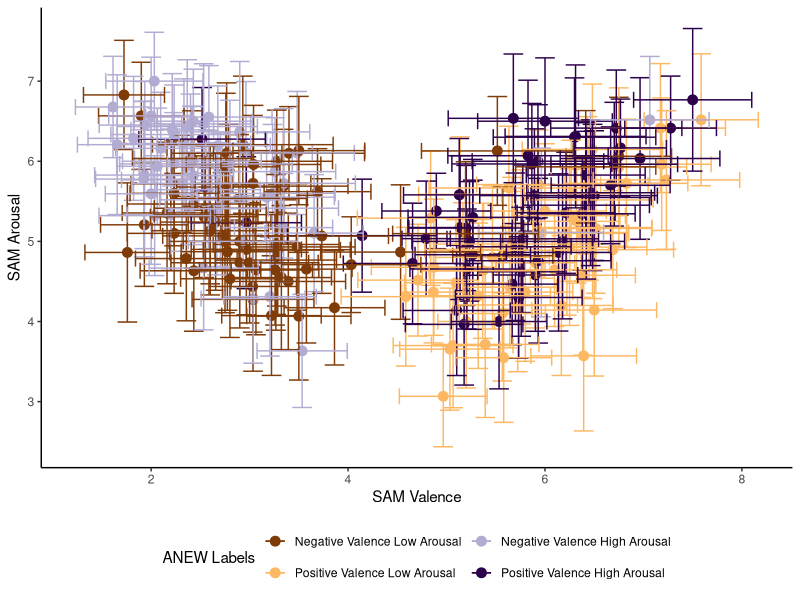
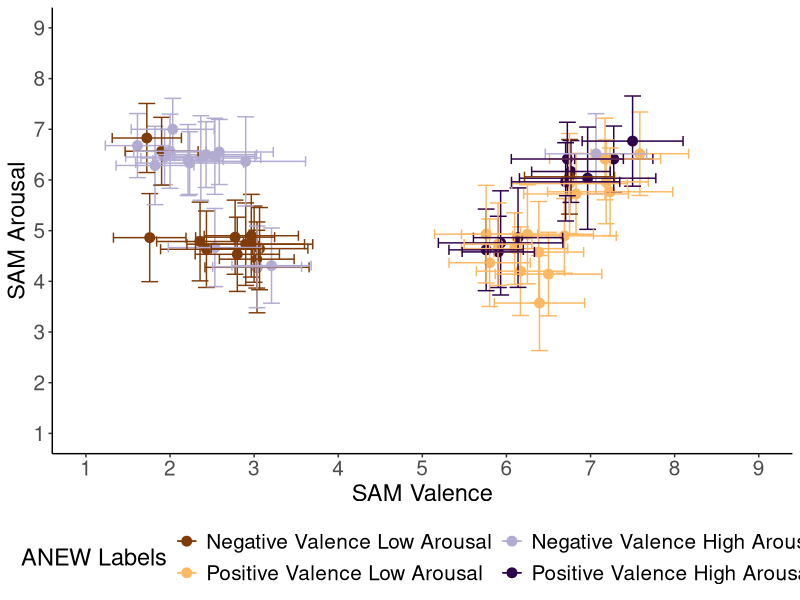
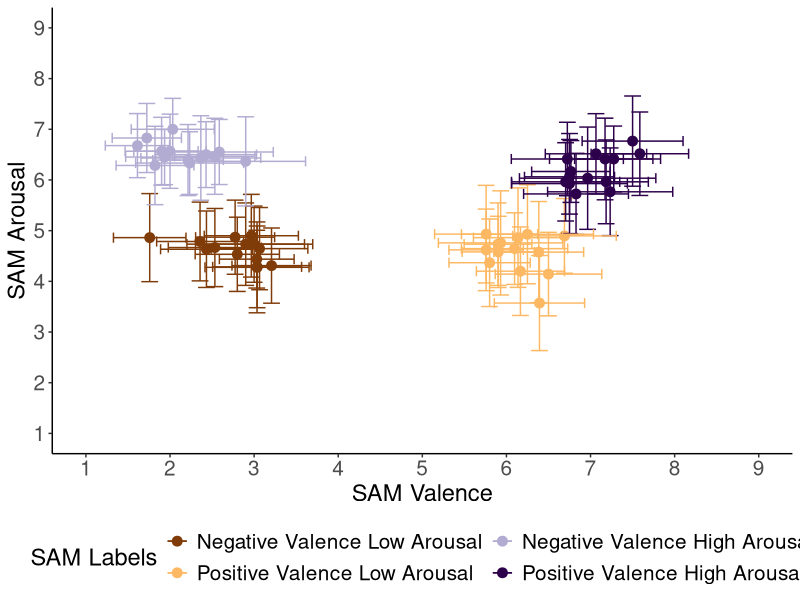
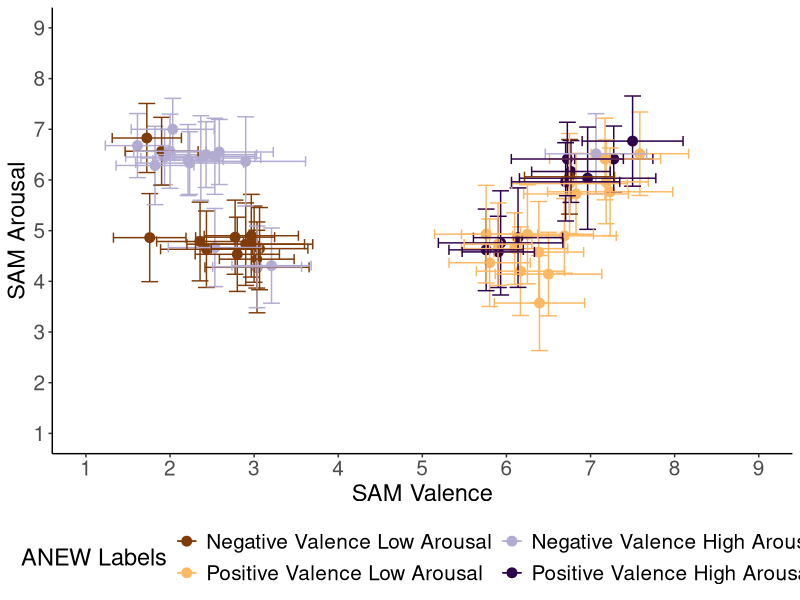
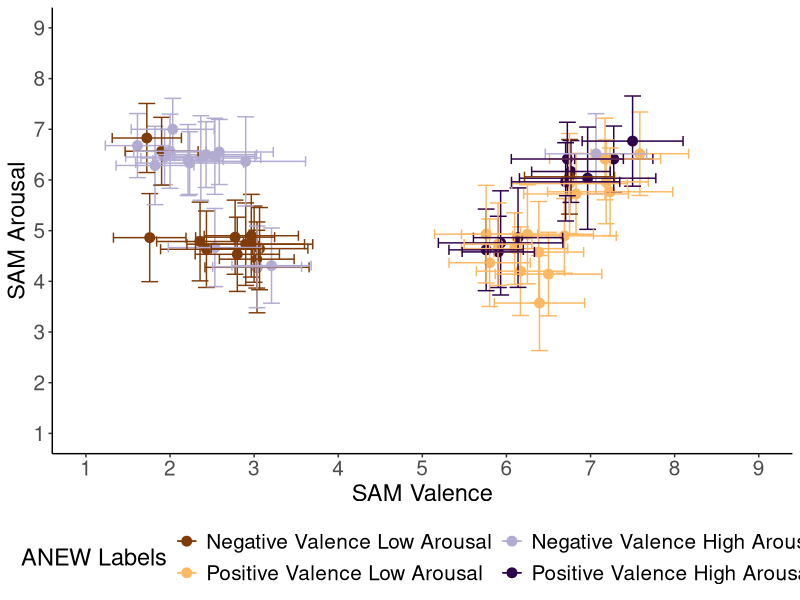
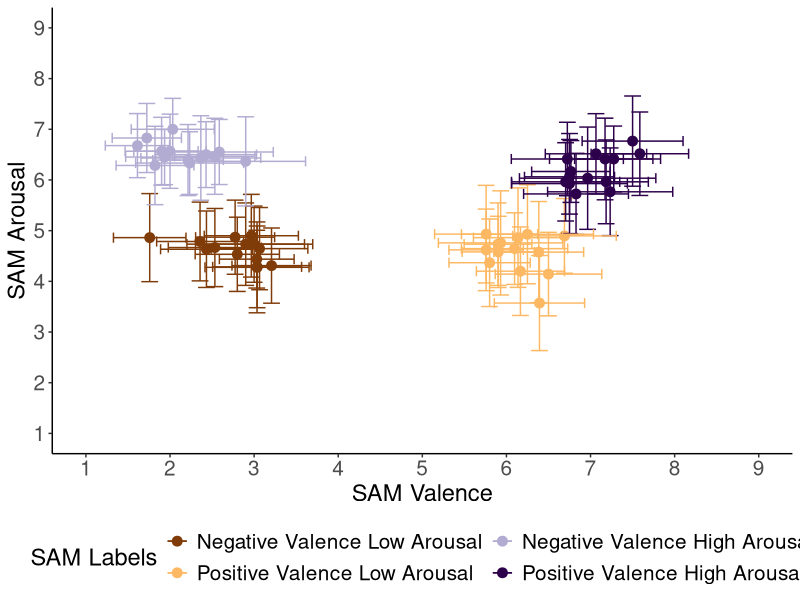
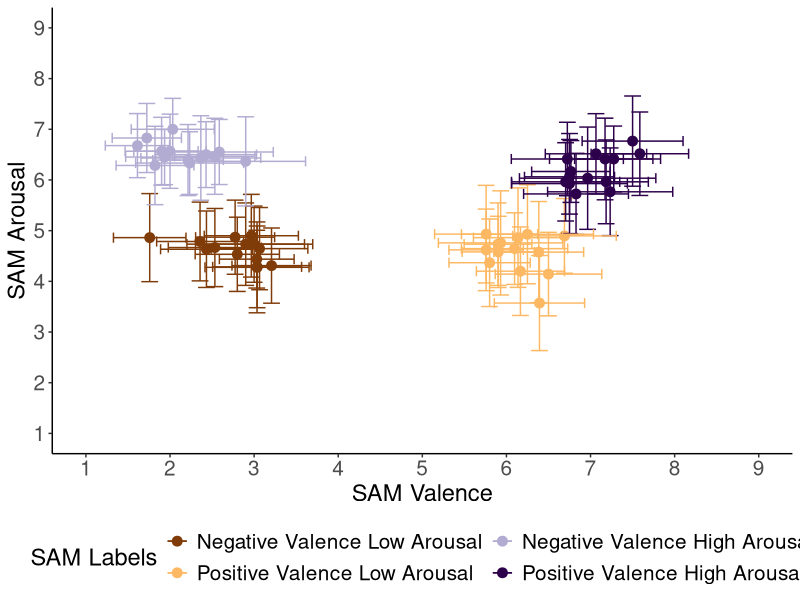
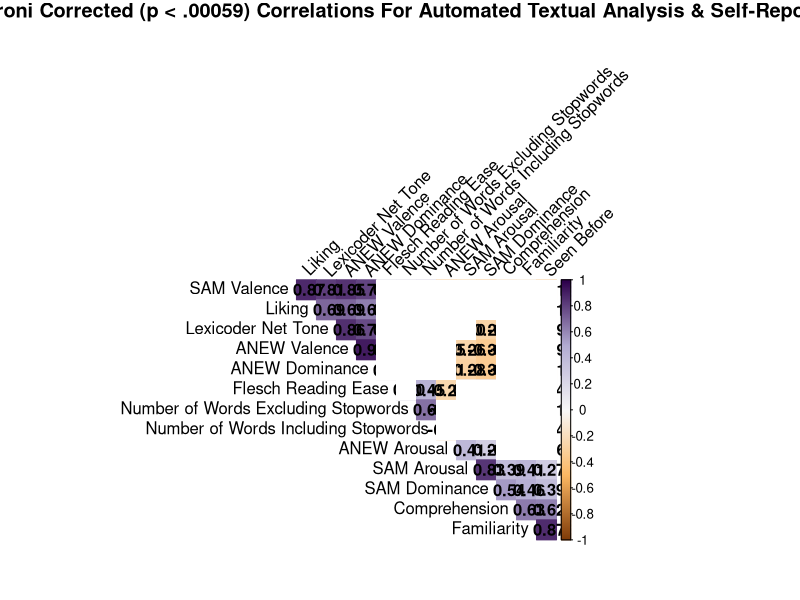

R code for these plots, in order:

# This package lets you read in the .dta file
library(haven)

# This package lets you read in the excel file
library(readxl)

# Read In Data
#df <- read_dta('News Bias Long w anew.dta')

df <- read_excel("prolific_merged_data.xlsx")

# Create anew_valence_label variable
df$anew_valence_label <- ifelse(df$anew_valence <= 5, "negative_valence", "positive_valence")

# Create anew_arousal_label variable
df$anew_arousal_label <- ifelse(df$anew_arousal <= 5, "low_arousal", "high_arousal")

# Load packages for summarizing data
library(dplyr)
library(tidyr)

# Make a dataframe that only encodes the headline number 
unique_doc_id <- df %>% distinct(doc_id)

# Group by doc_id, create a new dataframe with the average V and A scores, and confidence intervals
# Add the ANEW dictinary labels for arousal and valence
means_df <- df %>%
  group_by(doc_id) %>%
  summarize(
    mean_valence = V_Mean,
    mean_arousal = A_Mean,
    ci_valence = 1.96 * V_SD / sqrt(Obs),
    ci_arousal = 1.96 * A_SD / sqrt(Obs)
  ) %>%
  right_join(unique_doc_id, by = "doc_id") %>%
  left_join(df %>% distinct(doc_id, anew_valence_label, anew_arousal_label, headline), by = "doc_id")

# Concatenate "anew_valence_label" and "anew_arousal_label"
anew_scores <- paste(means_df$anew_valence_label, means_df$anew_arousal_label, sep = "-")

# Add the new column to the dataframe
means_df <- cbind(means_df, anew_scores)

# Load package for plotting
library(ggplot2)
library(viridis)

# Make a circumplex plot
# internal keys (from interaction) -> colors
key_vals <- c(
  "low_arousal, negative_valence"  = "#7f3b08",
  "low_arousal, positive_valence"  = "#fdb863",
  "high_arousal, negative_valence" = "#b2abd2",
  "high_arousal, positive_valence" = "#2d004b"
)

# pretty legend labels
label_map <- c(
  "low_arousal, negative_valence"  = "Negative Valence Low Arousal",
  "low_arousal, positive_valence"  = "Positive Valence Low Arousal",
  "high_arousal, negative_valence" = "Negative Valence High Arousal",
  "high_arousal, positive_valence" = "Positive Valence High Arousal"
)

# plot
ggplot(
  means_df,
  aes(
    x = mean_valence,
    y = mean_arousal,
    color = interaction(anew_arousal_label, anew_valence_label, sep = ", ")
  )
) +
  geom_point(size = 3) +
  geom_errorbar(aes(ymin = mean_arousal - ci_arousal, ymax = mean_arousal + ci_arousal), width = 0.2) +
  geom_errorbarh(aes(xmin = mean_valence - ci_valence, xmax = mean_valence + ci_valence), height = 0.2) +
  labs(x = "SAM Valence", y = "SAM Arousal", color = "ANEW Labels") +
  theme_classic() +
  scale_color_manual(
    values = key_vals,
    breaks = names(label_map),   # ensure legend order
    labels = label_map,
    drop = FALSE                 # keep all four in legend even if absent
  ) +
  theme(legend.position = "bottom", legend.box = "horizontal") +
  guides(color = guide_legend(nrow = 2))


# Lets select the top/bottom 20 headlines on arousal/valence

library(dplyr)

# Select Headlines For each Cell

# Filter negative valence low arousal (NLA) where both mean_valence < 5 and mean_arousal < 5
nla_total <- means_df %>%
  filter(mean_valence < 5, mean_arousal < 5)

# Filter negative valence high arousal (NHA) where mean_valence < 5 and mean_arousal > 5
nha_total <- means_df %>%
  filter(mean_valence < 5, mean_arousal > 5)

# Filter positive valence low arousal (PLA) where mean_valence > 5 and mean_arousal < 5
pla_total <- means_df %>%
  filter(mean_valence > 5, mean_arousal < 5)

# Filter positive valence high arousal (PHA) where mean_valence > 5 and mean_arousal > 5
pha_total <- means_df %>%
  filter(mean_valence > 5, mean_arousal > 5)

# Select top 14 headlines for each cell
nla <- nla_total %>%
  arrange(mean_valence, mean_arousal)
nla <- head(nla,14)

nha <- nha_total %>%
  arrange(mean_arousal, mean_valence)
nha <- tail(nha,14)

pla <- pla_total %>%
  arrange(desc(mean_valence), mean_arousal)
pla <- head(pla,14)

pha <- pha_total %>%
  arrange(desc(mean_valence), desc(mean_arousal))
pha <- head(pha,14)

#combine subset data
cells_combo <- bind_rows(nla, nha, pla, pha) 

# Add SAM labels
# N = Negative Valence, P = Positive Valence
# LA = Low Arousal, HA = High Arousal
cells_combo$sam_valence_label <- ifelse(cells_combo$mean_valence <= 5, "Negative Valence", "Positive Valence")
cells_combo$sam_valence_label_short <- ifelse(cells_combo$mean_valence <= 5, "N", "P")
cells_combo$sam_arousal_label <- ifelse(cells_combo$mean_arousal <= 5, "Low Arousal", "High Arousal")
cells_combo$sam_arousal_label_short <- ifelse(cells_combo$mean_arousal <= 5, "LA", "HA")

# Concatenate "anew_valence_label" and "anew_arousal_label"
cells_combo$sam_scores <- paste(cells_combo$sam_valence_label, cells_combo$sam_arousal_label, sep = " ")
cells_combo$sam_scores_short <- paste(cells_combo$sam_valence_label_short, cells_combo$sam_arousal_label_short, sep = "")

## Write out cells_combo
write.csv(cells_combo,"testing_headlines.csv", row.names = TRUE)

# Now lets make a circumplex plot for cells_combo
# This plot labels each data point using the ANEW values
anew_circumplex_plot <- ggplot(
  cells_combo,
  aes(
    x = mean_valence,
    y = mean_arousal,
    color = interaction(anew_arousal_label, anew_valence_label, sep = ", ")
  )
) +
  geom_point(size = 3) +
  geom_errorbar(aes(ymin = mean_arousal - ci_arousal, ymax = mean_arousal + ci_arousal), width = 0.2) +
  geom_errorbarh(aes(xmin = mean_valence - ci_valence, xmax = mean_valence + ci_valence), height = 0.2) +
  labs(x = "SAM Valence", y = "SAM Arousal", color = "ANEW Labels") +
  theme_classic() +
  scale_color_manual(
    values = key_vals,
    breaks = names(label_map),  # keep legend order consistent
    labels = label_map,
    drop = FALSE                # show all four in legend even if absent
  ) +
  scale_x_continuous(limits = c(1, 9), breaks = 1:9) +
  scale_y_continuous(limits = c(1, 9), breaks = 1:9) +
  theme(
    legend.position = "bottom",
    legend.box = "horizontal",
    legend.text = element_text(size = 15),   # legend entries
    legend.title = element_text(size = 17),  # legend title
    axis.title = element_text(size = 17),    # axis labels
    axis.text = element_text(size = 15)      # axis tick labels
  ) +
  guides(color = guide_legend(nrow = 2))

plot(anew_circumplex_plot)

# Save as PNG
ggsave(
  filename = "anew_sam_circumplex.png",
  plot = anew_circumplex_plot,
  width = 8.5,
  height = 8.5,
  units = "in",
  dpi = 300
)

# Save as EPS
ggsave(
  filename = "anew_sam_circumplex.eps",
  plot = anew_circumplex_plot,
  width = 8.5,
  height = 8.5,
  units = "in",
  dpi = 300,
  device = cairo_ps   # ensures high-quality EPS export
)


# Now lets make a circumplex plot for cells_combo
# This plot labels each data point using the SAM values
sam_key_vals <- c(
  "Negative Valence Low Arousal"  = "#7f3b08",
  "Positive Valence Low Arousal"  = "#fdb863",
  "Negative Valence High Arousal" = "#b2abd2",
  "Positive Valence High Arousal" = "#2d004b"
)

sam_circumplex_plot <- ggplot(cells_combo, aes(x = mean_valence, y = mean_arousal, color = sam_scores)) +
  geom_point(size = 3) +
  geom_errorbar(aes(ymin = mean_arousal - ci_arousal, ymax = mean_arousal + ci_arousal), width = 0.2) +
  geom_errorbarh(aes(xmin = mean_valence - ci_valence, xmax = mean_valence + ci_valence), height = 0.2) +
  labs(x = "SAM Valence", y = "SAM Arousal", color = "SAM Labels") +
  theme_classic() +
  scale_color_manual(
    values = sam_key_vals,
    breaks = names(sam_key_vals),
    drop = FALSE
  ) +
  scale_x_continuous(limits = c(1, 9), breaks = 1:9) +
  scale_y_continuous(limits = c(1, 9), breaks = 1:9) +
  theme(
    legend.position = "bottom",
    legend.box = "horizontal",
    legend.text = element_text(size = 15),   # legend entries
    legend.title = element_text(size = 17),  # legend title
    axis.title = element_text(size = 17),    # axis labels
    axis.text = element_text(size = 15)      # axis tick labels
  ) +
  guides(color = guide_legend(nrow = 2))

plot(sam_circumplex_plot)

# Save as PNG
ggsave(
  filename = "sam_sam_circumplex.png",
  plot = sam_circumplex_plot,
  width = 8.5,
  height = 8.5,
  units = "in",
  dpi = 300
)

# Save as EPS
ggsave(
  filename = "sam_sam_circumplex.eps",
  plot = sam_circumplex_plot,
  width = 8.5,
  height = 8.5,
  units = "in",
  dpi = 300,
  device = cairo_ps   # ensures high-quality EPS export
)


# Look at correlation between ANEW and self-reports
corrmatrix <- df[,c(3,7,11,15,19,23,27,37,38,40,41,42,43,44)]

## Make correlation matrix
M<-cor(corrmatrix)
head(round(M,2))


## Write a function that will make a matrix of p-values
### mat : is a matrix of data
### ... : further arguments to pass to the native R cor.test function
cor.mtest <- function(mat, ...) {
  mat <- as.matrix(mat)
  n <- ncol(mat)
  p.mat<- matrix(NA, n, n)
  diag(p.mat) <- 0
  for (i in 1:(n - 1)) {
    for (j in (i + 1):n) {
      tmp <- cor.test(mat[, i], mat[, j], ...)
      p.mat[i, j] <- p.mat[j, i] <- tmp$p.value
    }
  }
  colnames(p.mat) <- rownames(p.mat) <- colnames(mat)
  p.mat
}

## Get matrix of correlation p-values
p.mat <- cor.mtest(corrmatrix)
head(p.mat[, 1:7])

library(corrplot)

# Mapping from original variable names to human-readable names
var_labels <- c(
  "V_Mean"                = "SAM Valence",
  "L_Mean"                = "Liking",
  "net_lexi_tone"         = "Lexicoder Net Tone",
  "anew_valence"          = "ANEW Valence",
  "anew_dominance"        = "ANEW Dominance",
  "flesch_score"          = "Flesch Reading Ease",
  "num_words_ex_stopwords"= "Number of Words Excluding Stopwords",
  "num_words_inc_stopwords"= "Number of Words Including Stopwords",
  "anew_arousal"          = "ANEW Arousal",
  "A_Mean"                = "SAM Arousal",
  "D_Mean"                = "SAM Dominance",
  "C_Mean"                = "Comprehension",
  "F_Mean"                = "Familiarity",
  "S_Mean"                = "Seen Before"
)

# Apply new labels to correlation matrix and p-value matrix
rownames(M) <- var_labels[rownames(M)]
colnames(M) <- var_labels[colnames(M)]
rownames(p.mat) <- var_labels[rownames(p.mat)]
colnames(p.mat) <- var_labels[colnames(p.mat)]

## Plot a big matrix
## Only results significant at p < .00059 are displayed (Bonferroni correction)
col <- colorRampPalette(c("#7f3b08", "#fdb863", "#f7f7f7", "#b2abd2", "#2d004b"))
title <- "Bonferroni Corrected (p < .00059) Correlations For Automated Textual Analysis & Self-Report Data"

# Save as PNG
png("cormatrix.png", width = 12, height = 12, units = "in", res = 300)
corrplot(M, method="color", col=col(200),  
         type="upper", order="hclust", 
         title=title,
         addCoef.col = "black",
         tl.col="black", tl.srt=45,
         p.mat = p.mat, sig.level = 0.00059, insig = "blank", 
         diag=FALSE,
         mar=c(0,0,1,0))
dev.off()

# Save as EPS
setEPS()
postscript("cormatrix.eps", width = 12, height = 12, horizontal = FALSE,
           onefile = FALSE, paper = "special")
corrplot(M, method="color", col=col(200),  
         type="upper", order="hclust", 
         title=title,
         addCoef.col = "black",
         tl.col="black", tl.srt=45,
         p.mat = p.mat, sig.level = 0.00059, insig = "blank", 
         diag=FALSE,
         mar=c(0,0,1,0))
dev.off()






# Do some diagnostics on the final dataset
sam_valence_model <- aov(mean_valence ~ sam_scores_short, data = cells_combo)
summary(sam_valence_model)
pairwise.t.test(cells_combo$mean_valence, cells_combo$sam_scores_short, p.adjust.methods = bonferroni)

sam_arousal_model <- aov(mean_arousal ~ sam_scores_short, data = cells_combo)
summary(sam_arousal_model)
pairwise.t.test(cells_combo$mean_arousal, cells_combo$sam_scores_short, p.adjust.methods = bonferroni)
